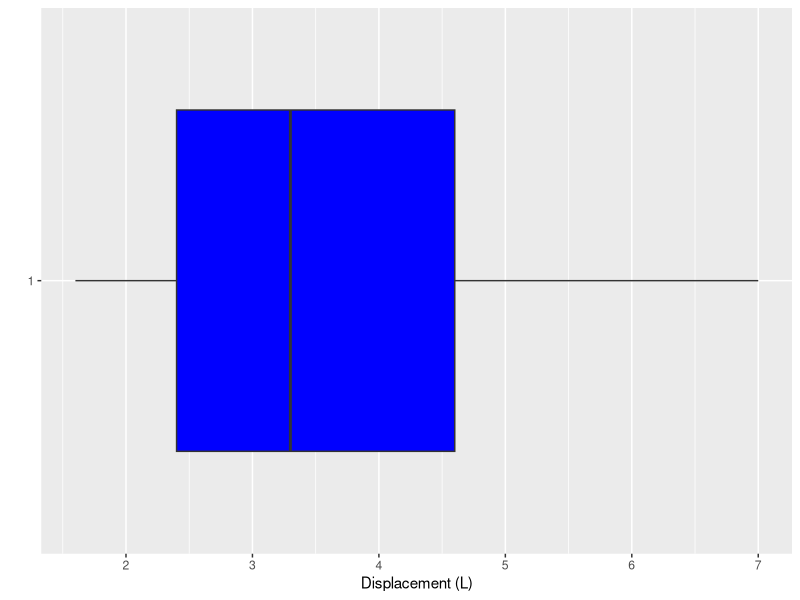

Write R code to recreate this figure.
# Xiang Ao
# The data source is the mpg data table
library(tidyverse)
head(mpg)
summary(mpg$displ)
ggplot(mpg, aes(x = factor(1), y = displ)) + 
  geom_boxplot(fill = "blue") +
  labs(x = "", y = "Displacement (L)") +
  coord_flip()
